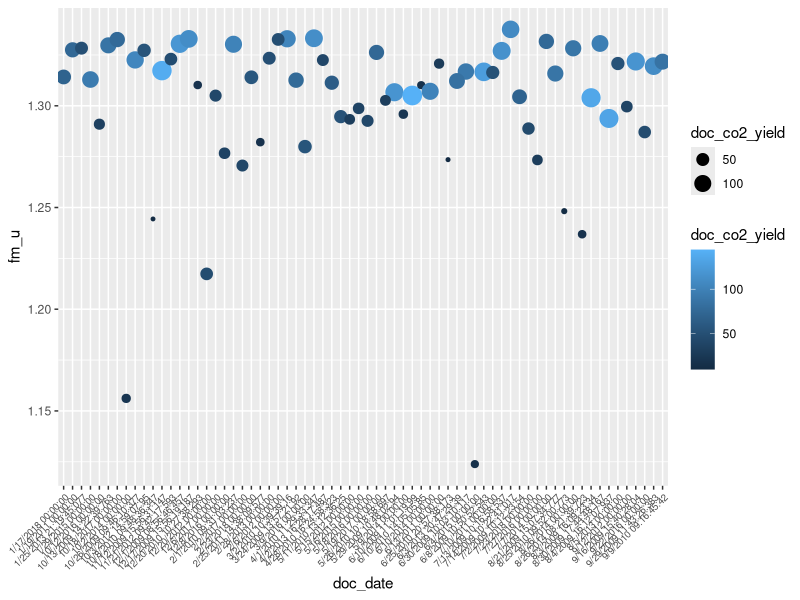

Generate this figure with R:
## ---- chunk 1
library(tidyverse) 
## ---- chunk 2
doc_data <- read_csv("./Data/doc_blank_all_ascii.csv", col_names = TRUE)
## ---- chunk 3
OxIIdat <- filter(doc_data, rec_num %in% c(52092, 53212))
## ---- chunk 4
ggplot(data = OxIIdat) +
   geom_point(aes(x = doc_date, y = fm_u, size = doc_co2_yield, color = doc_co2_yield)) +
  theme(axis.text.x = element_text(angle = 45, hjust = 1, size = 7))
## ---- chunk 5
OxIIdat_fmgreat <- filter(doc_data, rec_num %in% c(34149, 52092, 53212), fm_u > 1.30)
mean(OxIIdat_fmgreat$fm_u) 
sd(OxIIdat_fmgreat$fm_u)
min(OxIIdat_fmgreat$doc_co2_yield)
max(OxIIdat_fmgreat$doc_co2_yield)

## ---- chunk 6
Deaddat_fmgreat <- filter(doc_data, rec_num %in% c(64052, 76211), fm_u < 0.02)
mean(Deaddat_fmgreat$fm_u) 
sd(Deaddat_fmgreat$fm_u)
min(Deaddat_fmgreat$doc_co2_yield)
max(Deaddat_fmgreat$doc_co2_yield)

